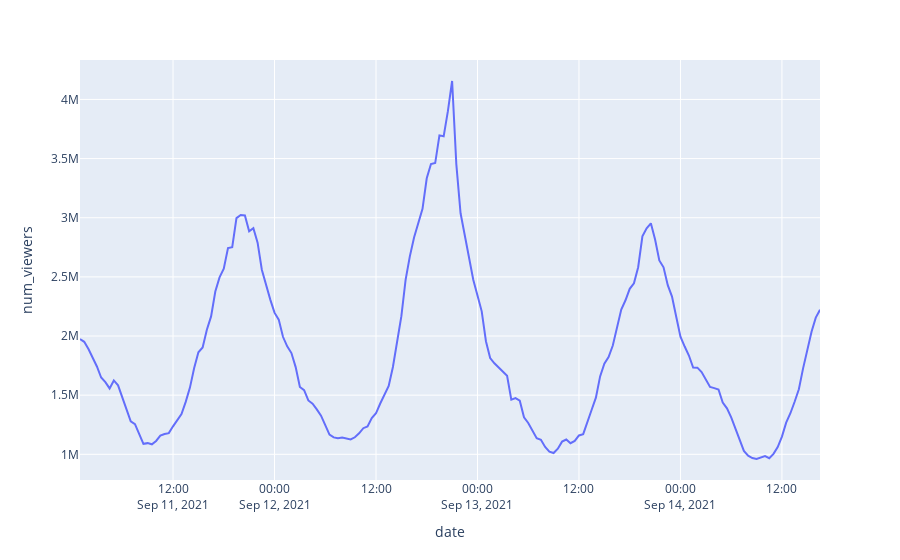

This figure's notebook cell:
### Code cell
'''
'US/Pacific',
'US/Central',
'US/Eastern',
'Europe/London',
'''

df = total_views_per_increment().reset_index()
df['date'] = df['date'].dt.tz_localize('UTC').dt.tz_convert('Europe/London')

fig = px.line(df, x="date", y="num_viewers")
fig.show()

### Figure 1 — Plotly figure (JSON) as saved in the notebook; plotly's stock layout.template omitted (floating-point values rounded to 4 significant figures; data arrays with more than 128 entries replaced by an {"elided": "..."} marker saying what was removed)
{"data": [{"hovertemplate": "date=%{x}<br>num_viewers=%{y}<extra></extra>", "legendgroup": "", "line": {"color": "#636efa", "dash": "solid"}, "marker": {"symbol": "circle"}, "mode": "lines", "name": "", "orientation": "v", "showlegend": false, "type": "scatter", "x": {"elided": "176 str values"}, "xaxis": "x", "y": {"elided": "176 int values"}, "yaxis": "y"}], "layout": {"autosize": true, "legend": {"tracegroupgap": 0}, "margin": {"t": 60}, "xaxis": {"anchor": "y", "autorange": true, "domain": [0, 1], "range": ["2021-09-11 01:00", "2021-09-14 16:30"], "title": {"text": "date"}, "type": "date"}, "yaxis": {"anchor": "x", "autorange": true, "domain": [0, 1], "range": [782900.0, 4333000.0], "title": {"text": "num_viewers"}, "type": "linear"}}}
